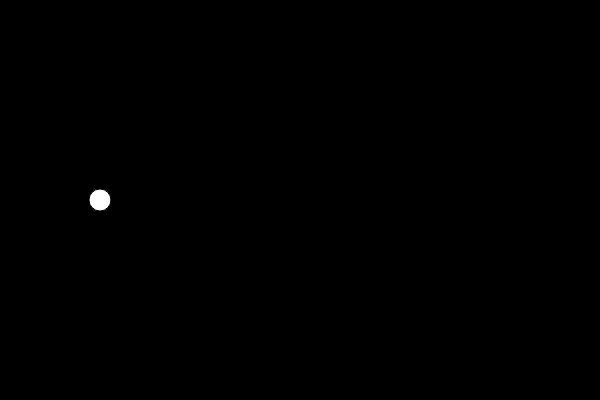
Frame 1 (no input)
Frame 60 (no input): identical to frame 1, image omitted
Frame 120 (the mouse pressed at the canvas centre since frame 60): identical to frame 1, image omitted

The p5.js sketch that drew this single still picture (run headless with seeded random() and noise() and a simulated clock; from frame 60 on, the mouse is pressed at the canvas centre):

// p5.js sketch
// ── sketch.js
let xBolinha = 100;
let yBolinha = 200;
let dianetro = 22;

function setup() {
  createCanvas(600, 400);
}

function draw() {
  background(0);
  circle(xBolinha, yBolinha, dianetro)
}
